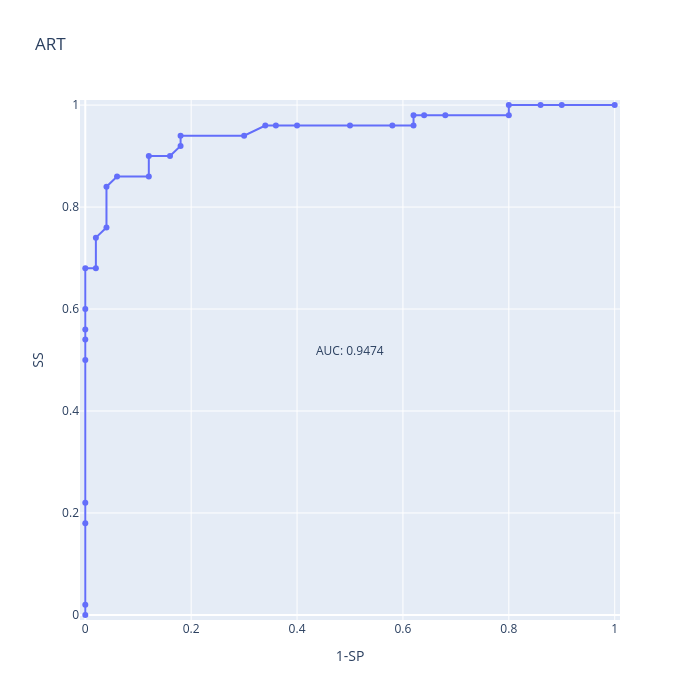
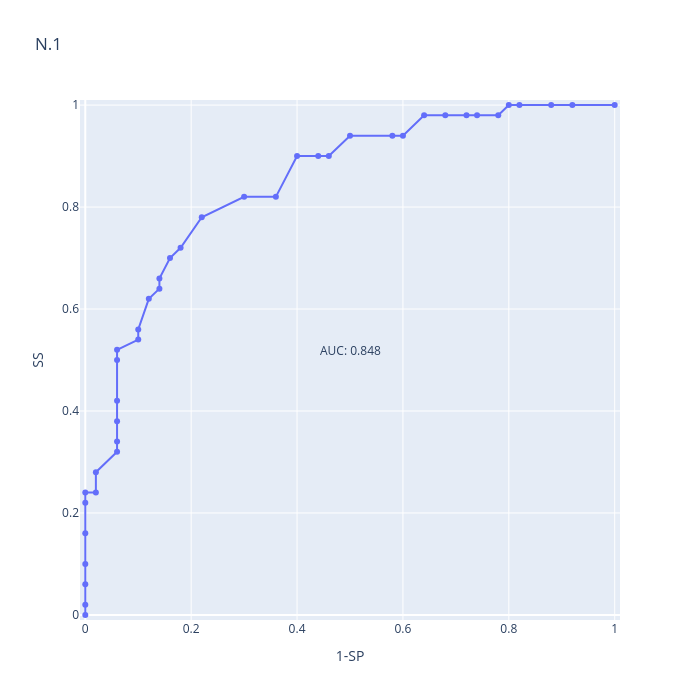
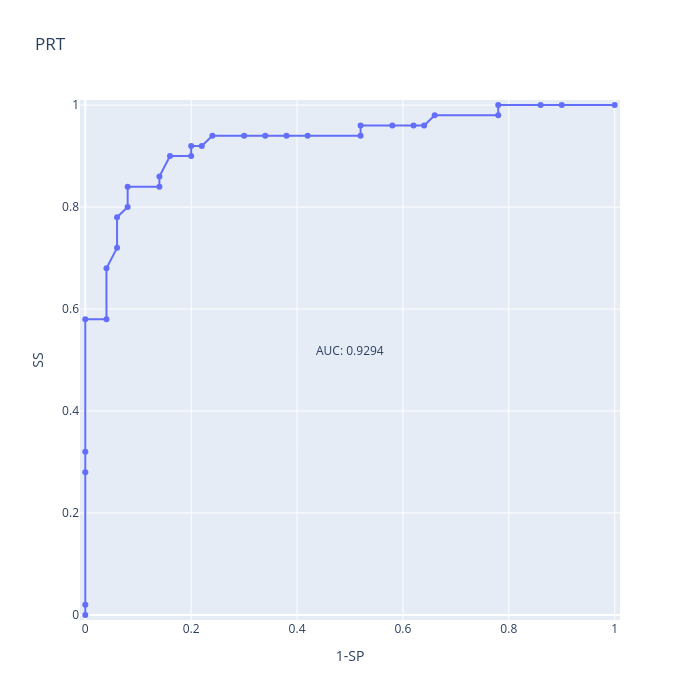

Notebook cell for these charts, in order:
### Markdown cell above
#### 2-Consider the Cork Stoppers Data Set first two classes. Use the ROC curve approach to rank the features.  Rank the features and compare it with the raking by performed by Kruskal-Wallis.

### Code cell
import plotly.graph_objects as go
import numpy as np
import pandas as pd
from sklearn.metrics import roc_curve, auc


ixSupAvg=np.concatenate((ixSuper[0],ixAverage[0]))
y=CorkStopp['C'].to_numpy()[ixSupAvg]


roc_auc=np.zeros(fnames.shape)
i=0
for f in fnames:#Go along features
    fpr, tpr, _= roc_curve(y,CorkStopp[f].to_numpy()[ixSupAvg],pos_label=2) # Compute the false positive rate and true positive rate for the current feature using the roc_curve function from sklearn.metrics. The pos_label parameter is set to 2, which indicates that the positive class is represented by the value 2 in the target variable y.
    
    figR = go.Figure()
    figR.add_scatter(x=fpr, y=tpr,mode='lines+markers')
    figR.update_layout(autosize=False,width=700,height=700,title=dict(text=f))
    figR.update_xaxes(title_text="1-SP",range=[-0.01, 1.01])
    figR.update_yaxes(title_text="SS",range=[-0.01, 1.01])

    roc_auc[i] = auc(fpr, tpr)#Compute area under the ROC curve 
    
    figR.add_annotation(x=0.5, y=0.5,
            text="AUC: "+str(roc_auc[i]),
            showarrow=False,
            yshift=10)
    figR.show()
    i=i+1

sortIx=np.flip(np.argsort(roc_auc))#Sort using AUC
print("Sorting accourding to ROC-AUC:")
for i in sortIx:
    print(fnames[i]+"-->"+str(roc_auc[i]))
print("\n")
print("Sorting accourding to Kruskall-Wallis:")

for f in Hs:
    print(f[0]+"-->"+str(f[1]))

### Figure 1 — Plotly figure (JSON) as saved in the notebook; plotly's stock layout.template omitted (floating-point values rounded to 4 significant figures)
{"data": [{"mode": "lines+markers", "type": "scatter", "x": [0.0, 0.0, 0.0, 0.0, 0.0, 0.0, 0.0, 0.0, 0.0, 0.02, 0.02, 0.04, 0.04, 0.06, 0.12, 0.12, 0.16, 0.18, 0.18, 0.3, 0.34, 0.36, 0.4, 0.5, 0.58, 0.62, 0.62, 0.64, 0.68, 0.8, 0.8, 0.86, 0.9, 1.0], "y": [0.0, 0.02, 0.18, 0.22, 0.5, 0.54, 0.56, 0.6, 0.68, 0.68, 0.74, 0.76, 0.84, 0.86, 0.86, 0.9, 0.9, 0.92, 0.94, 0.94, 0.96, 0.96, 0.96, 0.96, 0.96, 0.96, 0.98, 0.98, 0.98, 0.98, 1.0, 1.0, 1.0, 1.0]}], "layout": {"annotations": [{"showarrow": false, "text": "AUC: 0.9474", "x": 0.5, "y": 0.5, "yshift": 10}], "autosize": false, "height": 700, "title": {"text": "ART"}, "width": 700, "xaxis": {"range": [-0.01, 1.01], "title": {"text": "1-SP"}}, "yaxis": {"range": [-0.01, 1.01], "title": {"text": "SS"}}}}

### Figure 2 — Plotly figure (JSON) as saved in the notebook; plotly's stock layout.template omitted (floating-point values rounded to 4 significant figures)
{"data": [{"mode": "lines+markers", "type": "scatter", "x": [0.0, 0.0, 0.0, 0.0, 0.0, 0.0, 0.0, 0.02, 0.02, 0.06, 0.06, 0.06, 0.06, 0.06, 0.06, 0.1, 0.1, 0.12, 0.14, 0.14, 0.16, 0.18, 0.22, 0.3, 0.36, 0.4, 0.44, 0.46, 0.5, 0.58, 0.6, 0.64, 0.68, 0.72, 0.74, 0.78, 0.8, 0.82, 0.88, 0.92, 1.0], "y": [0.0, 0.02, 0.06, 0.1, 0.16, 0.22, 0.24, 0.24, 0.28, 0.32, 0.34, 0.38, 0.42, 0.5, 0.52, 0.54, 0.56, 0.62, 0.64, 0.66, 0.7, 0.72, 0.78, 0.82, 0.82, 0.9, 0.9, 0.9, 0.94, 0.94, 0.94, 0.98, 0.98, 0.98, 0.98, 0.98, 1.0, 1.0, 1.0, 1.0, 1.0]}], "layout": {"annotations": [{"showarrow": false, "text": "AUC: 0.848", "x": 0.5, "y": 0.5, "yshift": 10}], "autosize": false, "height": 700, "title": {"text": "N.1"}, "width": 700, "xaxis": {"range": [-0.01, 1.01], "title": {"text": "1-SP"}}, "yaxis": {"range": [-0.01, 1.01], "title": {"text": "SS"}}}}

### Figure 3 — Plotly figure (JSON) as saved in the notebook; plotly's stock layout.template omitted (floating-point values rounded to 4 significant figures)
{"data": [{"mode": "lines+markers", "type": "scatter", "x": [0.0, 0.0, 0.0, 0.0, 0.0, 0.04, 0.04, 0.06, 0.06, 0.08, 0.08, 0.14, 0.14, 0.16, 0.2, 0.2, 0.22, 0.24, 0.3, 0.34, 0.38, 0.42, 0.52, 0.52, 0.58, 0.62, 0.64, 0.66, 0.78, 0.78, 0.86, 0.9, 1.0], "y": [0.0, 0.02, 0.28, 0.32, 0.58, 0.58, 0.68, 0.72, 0.78, 0.8, 0.84, 0.84, 0.86, 0.9, 0.9, 0.92, 0.92, 0.94, 0.94, 0.94, 0.94, 0.94, 0.94, 0.96, 0.96, 0.96, 0.96, 0.98, 0.98, 1.0, 1.0, 1.0, 1.0]}], "layout": {"annotations": [{"showarrow": false, "text": "AUC: 0.9294", "x": 0.5, "y": 0.5, "yshift": 10}], "autosize": false, "height": 700, "title": {"text": "PRT"}, "width": 700, "xaxis": {"range": [-0.01, 1.01], "title": {"text": "1-SP"}}, "yaxis": {"range": [-0.01, 1.01], "title": {"text": "SS"}}}}
